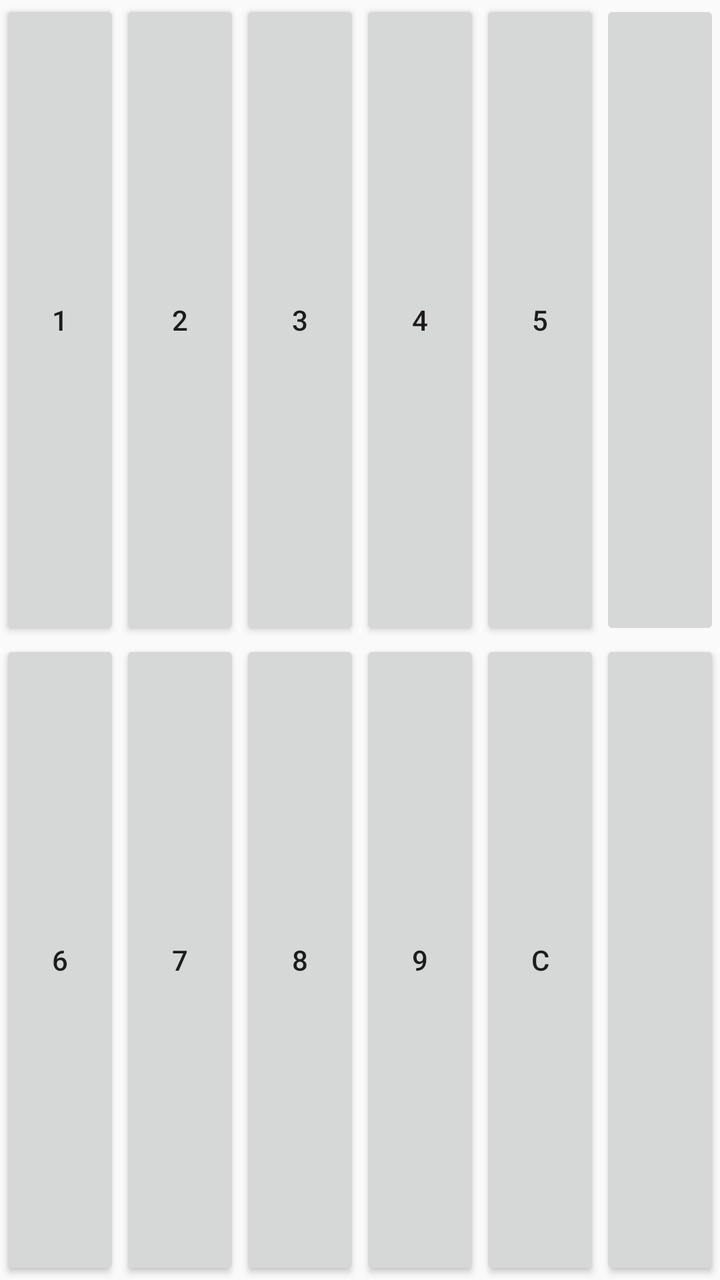
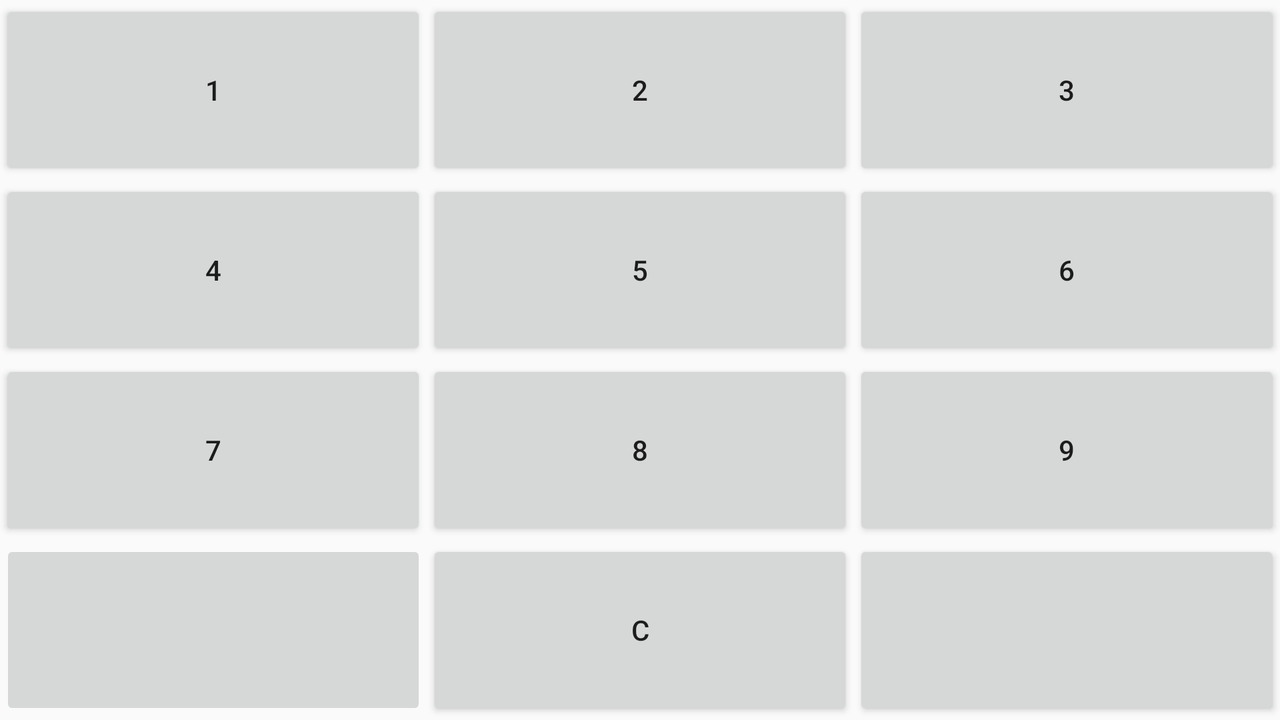

Compare how this app lays out the same screen by default and in its alternative resource folder. The renders come first, then the two layout files and the values they reference.
<!-- AndroidManifest.xml: application theme Theme -->
<!-- res/layout/im_single_number.xml -->
<?xml version="1.0" encoding="utf-8"?>
<LinearLayout xmlns:android="http://schemas.android.com/apk/res/android"
    android:orientation="vertical"
    android:layout_width="fill_parent"
    android:layout_height="fill_parent">

    <LinearLayout
        android:orientation="horizontal"
        android:layout_width="fill_parent"
        android:layout_height="fill_parent"
        android:layout_weight="1">

        <Button
            android:id="@+id/button_1"
            android:layout_width="fill_parent"
            android:layout_height="fill_parent"
            android:focusable="true"
            android:focusableInTouchMode="true"
            android:layout_weight="1"
            android:text="1" />
        <Button
            android:id="@+id/button_2"
            android:layout_width="fill_parent"
            android:layout_height="fill_parent"
            android:focusable="true"
            android:focusableInTouchMode="true"
            android:layout_weight="1"
            android:text="2" />
        <Button
            android:id="@+id/button_3"
            android:layout_width="fill_parent"
            android:layout_height="fill_parent"
            android:focusable="true"
            android:focusableInTouchMode="true"
            android:layout_weight="1"
            android:text="3" />
        <Button
            android:id="@+id/button_4"
            android:layout_width="fill_parent"
            android:layout_height="fill_parent"
            android:focusable="true"
            android:focusableInTouchMode="true"
            android:layout_weight="1"
            android:text="4" />
        <Button
            android:id="@+id/button_5"
            android:layout_width="fill_parent"
            android:layout_height="fill_parent"
            android:focusable="true"
            android:focusableInTouchMode="true"
            android:layout_weight="1"
            android:text="5" />
        <ImageButton
            android:id="@+id/switch_num_note"
            android:layout_width="fill_parent"
            android:layout_height="fill_parent"
            android:layout_weight="1"
            android:contentDescription="TODO" android:scaleType="centerInside" />

    </LinearLayout>

    <LinearLayout
        android:orientation="horizontal"
        android:layout_width="fill_parent"
        android:layout_height="fill_parent"
        android:layout_weight="1">

        <Button
            android:id="@+id/button_6"
            android:layout_width="fill_parent"
            android:layout_height="fill_parent"
            android:focusable="true"
            android:focusableInTouchMode="true"
            android:layout_weight="1"
            android:text="6" />
        <Button
            android:id="@+id/button_7"
            android:layout_width="fill_parent"
            android:layout_height="fill_parent"
            android:focusable="true"
            android:focusableInTouchMode="true"
            android:layout_weight="1"
            android:text="7" />
        <Button
            android:id="@+id/button_8"
            android:layout_width="fill_parent"
            android:layout_height="fill_parent"
            android:focusable="true"
            android:focusableInTouchMode="true"
            android:layout_weight="1"
            android:text="8" />
        <Button
            android:id="@+id/button_9"
            android:layout_width="fill_parent"
            android:layout_height="fill_parent"
            android:focusable="true"
            android:focusableInTouchMode="true"
            android:layout_weight="1"
            android:text="9" />
        <Button
            android:id="@+id/button_clear"
            android:layout_width="fill_parent"
            android:layout_height="fill_parent"
            android:focusable="true"
            android:focusableInTouchMode="true"
            android:layout_weight="1"
            android:text="C" />
        <Button
            android:id="@+id/switch_input_mode"
            android:layout_width="fill_parent"
            android:layout_height="fill_parent"
            android:layout_weight="1" />

    </LinearLayout>

</LinearLayout>
<!-- resources referenced by this layout -->
<resources>
  <style name="Theme" parent="Theme.AppCompat.Light.DarkActionBar" />
</resources>
<!-- res/layout-land/im_single_number.xml (the repository's variant of the layout above) -->
<!-- drawn on the phone turned sideways -->
<?xml version="1.0" encoding="utf-8"?>
<LinearLayout xmlns:android="http://schemas.android.com/apk/res/android"
    android:orientation="vertical"
    android:layout_width="fill_parent"
    android:layout_height="fill_parent">

    <LinearLayout
        android:orientation="horizontal"
        android:layout_width="fill_parent"
        android:layout_height="fill_parent"
        android:layout_weight="1">

        <Button
            android:id="@+id/button_1"
            android:layout_width="fill_parent"
            android:layout_height="fill_parent"
            android:focusable="true"
            android:focusableInTouchMode="true"
            android:layout_weight="1"
            android:text="1" />
        <Button
            android:id="@+id/button_2"
            android:layout_width="fill_parent"
            android:layout_height="fill_parent"
            android:focusable="true"
            android:focusableInTouchMode="true"
            android:layout_weight="1"
            android:text="2" />
        <Button
            android:id="@+id/button_3"
            android:layout_width="fill_parent"
            android:layout_height="fill_parent"
            android:focusable="true"
            android:focusableInTouchMode="true"
            android:layout_weight="1"
            android:text="3" />

    </LinearLayout>

    <LinearLayout
        android:orientation="horizontal"
        android:layout_width="fill_parent"
        android:layout_height="fill_parent"
        android:layout_weight="1">

        <Button
            android:id="@+id/button_4"
            android:layout_width="fill_parent"
            android:layout_height="fill_parent"
            android:focusable="true"
            android:focusableInTouchMode="true"
            android:layout_weight="1"
            android:text="4" />
        <Button
            android:id="@+id/button_5"
            android:layout_width="fill_parent"
            android:layout_height="fill_parent"
            android:focusable="true"
            android:focusableInTouchMode="true"
            android:layout_weight="1"
            android:text="5" />
        <Button
            android:id="@+id/button_6"
            android:layout_width="fill_parent"
            android:layout_height="fill_parent"
            android:focusable="true"
            android:focusableInTouchMode="true"
            android:layout_weight="1"
            android:text="6" />

    </LinearLayout>

    <LinearLayout
        android:orientation="horizontal"
        android:layout_width="fill_parent"
        android:layout_height="fill_parent"
        android:layout_weight="1">

        <Button
            android:id="@+id/button_7"
            android:layout_width="fill_parent"
            android:layout_height="fill_parent"
            android:focusable="true"
            android:focusableInTouchMode="true"
            android:layout_weight="1"
            android:text="7" />
        <Button
            android:id="@+id/button_8"
            android:layout_width="fill_parent"
            android:layout_height="fill_parent"
            android:focusable="true"
            android:focusableInTouchMode="true"
            android:layout_weight="1"
            android:text="8" />
        <Button
            android:id="@+id/button_9"
            android:layout_width="fill_parent"
            android:layout_height="fill_parent"
            android:focusable="true"
            android:focusableInTouchMode="true"
            android:layout_weight="1"
            android:text="9" />

    </LinearLayout>

    <LinearLayout
        android:orientation="horizontal"
        android:layout_width="fill_parent"
        android:layout_height="fill_parent"
        android:layout_weight="1">

        <ImageButton
            android:id="@+id/switch_num_note"
            android:layout_width="fill_parent"
            android:layout_height="fill_parent"
            android:layout_weight="1"
            android:contentDescription="TODO" android:scaleType="centerInside" />
        <Button
            android:id="@+id/button_clear"
            android:layout_width="fill_parent"
            android:layout_height="fill_parent"
            android:focusable="true"
            android:focusableInTouchMode="true"
            android:layout_weight="1"
            android:text="C" />
        <Button
            android:id="@+id/switch_input_mode"
            android:layout_width="fill_parent"
            android:layout_height="fill_parent"
            android:layout_weight="1" />

    </LinearLayout>

</LinearLayout>
